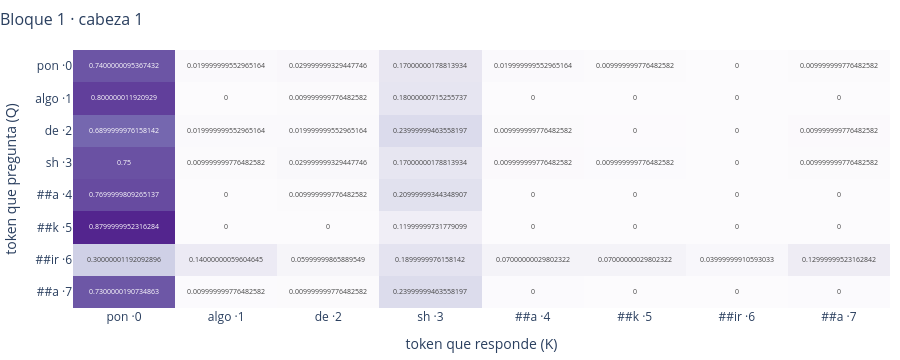
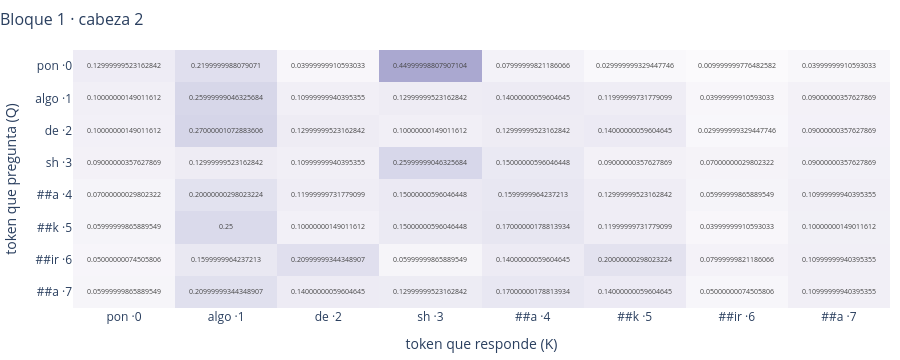

Write notebook code for charts like these, in order.
### Markdown cell above
> 🎬 **Escena 5 · Posición y atención** — **Momento 2 · ¿Qué banco?**

«Me senté en el **banco** del parque» y «fui al **banco** a pagar»: el embedding de «banco» es el mismo; el significado lo da el contexto.

> 🎬 **Escena 5 · Posición y atención** — **Momento 3 · Pregunta, clave y valor**

$$\text{Atención}(Q, K, V) = \text{softmax}\left(\frac{Q K^\top}{\sqrt{d_k}}\right) V$$

Cada token hace una **pregunta** (Q), muestra su **clave** (K) y entrega su **valor** (V). En el código: `BloqueTransformer.atencion()`.

> 🎬 **Escena 5 · Posición y atención** — **Momento 4 · Varias cabezas**

Dos cabezas de 8 números cada una, en paralelo. Cada fila del mapa suma 1.

### Code cell
front = FrontendTransformer(asistente)
e = asistente.explicar("pon algo de shakira")
display(front.figura_atencion(e["atencion"][0][0], e["piezas"], "Bloque 1 · cabeza 1"))
front.figura_atencion(e["atencion"][0][1], e["piezas"], "Bloque 1 · cabeza 2")

### Figure 1 — Plotly figure (JSON) as saved in the notebook; plotly's stock layout.template omitted (floating-point values rounded to 4 significant figures)
{"data": [{"colorscale": [[0, "rgb(252,251,253)"], [0.125, "rgb(239,237,245)"], [0.25, "rgb(218,218,235)"], [0.375, "rgb(188,189,220)"], [0.5, "rgb(158,154,200)"], [0.625, "rgb(128,125,186)"], [0.75, "rgb(106,81,163)"], [0.875, "rgb(84,39,143)"], [1, "rgb(63,0,125)"]], "showscale": false, "text": [[0.74, 0.02, 0.03, 0.17, 0.02, 0.01, 0.0, 0.01], [0.8, 0.0, 0.01, 0.18, 0.0, 0.0, 0.0, 0.0], [0.69, 0.02, 0.02, 0.24, 0.01, 0.0, 0.0, 0.01], [0.75, 0.01, 0.03, 0.17, 0.01, 0.01, 0.0, 0.01], [0.77, 0.0, 0.01, 0.21, 0.0, 0.0, 0.0, 0.0], [0.88, 0.0, 0.0, 0.12, 0.0, 0.0, 0.0, 0.0], [0.3, 0.14, 0.06, 0.19, 0.07, 0.07, 0.04, 0.13], [0.73, 0.01, 0.01, 0.24, 0.0, 0.0, 0.0, 0.0]], "texttemplate": "%{text}", "type": "heatmap", "x": ["pon ·0", "algo ·1", "de ·2", "sh ·3", "##a ·4", "##k ·5", "##ir ·6", "##a ·7"], "y": ["pon ·0", "algo ·1", "de ·2", "sh ·3", "##a ·4", "##k ·5", "##ir ·6", "##a ·7"], "z": [[0.7381, 0.02007, 0.03311, 0.1691, 0.01588, 0.0101, 0.003272, 0.01032], [0.8029, 0.003291, 0.009393, 0.1773, 0.002984, 0.0006192, 0.0008378, 0.002645], [0.6867, 0.0158, 0.02093, 0.2414, 0.0123, 0.004474, 0.004364, 0.01406], [0.7513, 0.01332, 0.02882, 0.1723, 0.01373, 0.007149, 0.004023, 0.009396], [0.768, 0.004215, 0.01073, 0.2069, 0.004094, 0.0008131, 0.00147, 0.003744], [0.8814, 0.0005907, 0.001657, 0.1154, 0.0004689, 5.472e-05, 7.302e-05, 0.0003315], [0.2951, 0.1431, 0.05505, 0.1877, 0.07479, 0.07476, 0.03633, 0.1332], [0.7339, 0.00568, 0.01083, 0.2369, 0.004971, 0.001135, 0.001637, 0.004958]], "zmax": 1, "zmin": 0}], "layout": {"height": 360, "legend": {"orientation": "h", "y": -0.2}, "margin": {"b": 10, "l": 10, "r": 10, "t": 50}, "title": {"font": {"size": 16}, "text": "Bloque 1 · cabeza 1", "x": 0}, "xaxis": {"title": {"text": "token que responde (K)"}}, "yaxis": {"autorange": "reversed", "title": {"text": "token que pregunta (Q)"}}}}

### Figure 2 — Plotly figure (JSON) as saved in the notebook; plotly's stock layout.template omitted (floating-point values rounded to 4 significant figures)
{"data": [{"colorscale": [[0, "rgb(252,251,253)"], [0.125, "rgb(239,237,245)"], [0.25, "rgb(218,218,235)"], [0.375, "rgb(188,189,220)"], [0.5, "rgb(158,154,200)"], [0.625, "rgb(128,125,186)"], [0.75, "rgb(106,81,163)"], [0.875, "rgb(84,39,143)"], [1, "rgb(63,0,125)"]], "showscale": false, "text": [[0.13, 0.22, 0.04, 0.45, 0.08, 0.03, 0.01, 0.04], [0.1, 0.26, 0.11, 0.13, 0.14, 0.12, 0.04, 0.09], [0.1, 0.27, 0.13, 0.1, 0.13, 0.14, 0.03, 0.09], [0.09, 0.13, 0.11, 0.26, 0.15, 0.09, 0.07, 0.09], [0.07, 0.2, 0.12, 0.15, 0.16, 0.13, 0.06, 0.11], [0.06, 0.25, 0.1, 0.15, 0.17, 0.12, 0.04, 0.1], [0.05, 0.16, 0.21, 0.06, 0.14, 0.2, 0.08, 0.11], [0.06, 0.21, 0.14, 0.13, 0.17, 0.14, 0.05, 0.11]], "texttemplate": "%{text}", "type": "heatmap", "x": ["pon ·0", "algo ·1", "de ·2", "sh ·3", "##a ·4", "##k ·5", "##ir ·6", "##a ·7"], "y": ["pon ·0", "algo ·1", "de ·2", "sh ·3", "##a ·4", "##k ·5", "##ir ·6", "##a ·7"], "z": [[0.1302, 0.2163, 0.0431, 0.4493, 0.08288, 0.0272, 0.01102, 0.0399], [0.1041, 0.2643, 0.1092, 0.1313, 0.1374, 0.1218, 0.04166, 0.09032], [0.09731, 0.2728, 0.1314, 0.1029, 0.1336, 0.1417, 0.03495, 0.08535], [0.08938, 0.1315, 0.1094, 0.2611, 0.1538, 0.09101, 0.0711, 0.09269], [0.06529, 0.2005, 0.1243, 0.1488, 0.1642, 0.1268, 0.06477, 0.1054], [0.06439, 0.2487, 0.09924, 0.1478, 0.1716, 0.1238, 0.04185, 0.1025], [0.04951, 0.1584, 0.2139, 0.05748, 0.1359, 0.1994, 0.08026, 0.1051], [0.05542, 0.2129, 0.1372, 0.134, 0.1656, 0.1429, 0.04673, 0.1052]], "zmax": 1, "zmin": 0}], "layout": {"height": 360, "legend": {"orientation": "h", "y": -0.2}, "margin": {"b": 10, "l": 10, "r": 10, "t": 50}, "title": {"font": {"size": 16}, "text": "Bloque 1 · cabeza 2", "x": 0}, "xaxis": {"title": {"text": "token que responde (K)"}}, "yaxis": {"autorange": "reversed", "title": {"text": "token que pregunta (Q)"}}}}
